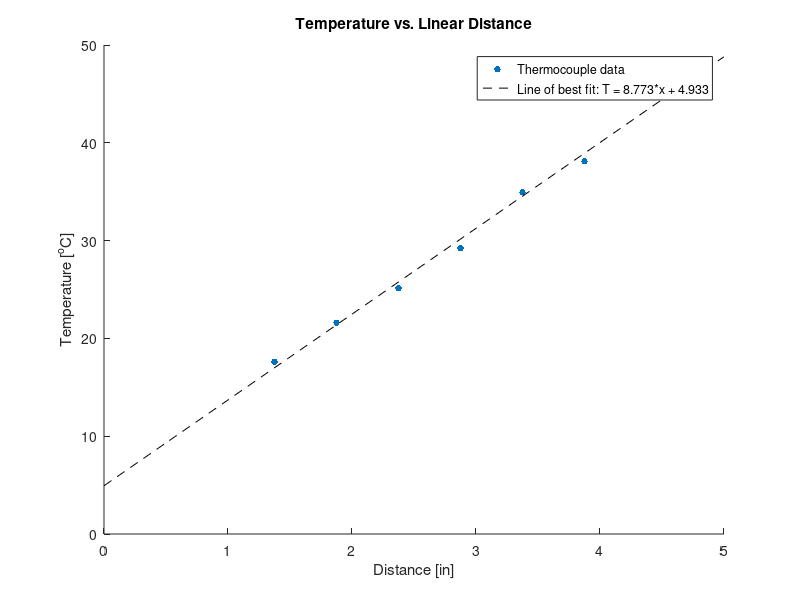
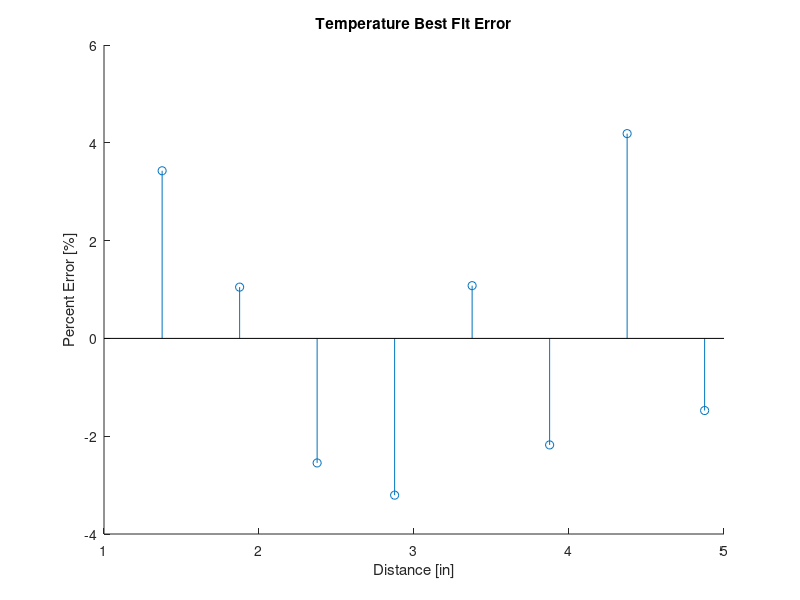

The MATLAB script that drew these images, in order:
%% ASEN 3113 Prelab 2 Question 3: Experimental Steady State Solution
%   - Ian Faber

%% Housekeeping
clc; clear; close all

%% Code
Th = [17.6, 21.61, 25.13, 29.22, 34.92, 38.10, 45.21, 47.01];
x = 1.375:0.5:1.375+7*0.5;

xLine = 0:0.5:x(end)+0.5;

coef = polyfit(x,Th,1);

T = polyval(coef, xLine); 

T0 = polyval(coef,0)
H = coef(1,1)

TLine = polyval(coef,x);
error = 100*(Th - TLine)./Th;

lineLabel = sprintf("Line of best fit: T = %.3f*x + %.3f", coef(1,1), coef(1,2))

figure
hold on
title("Temperature vs. Linear Distance")
plot(x,Th, '.', 'MarkerSize',15)
plot(xLine,T,'k--')
xlabel("Distance [in]")
ylabel("Temperature [^oC]")
legend("Thermocouple data",lineLabel,'Location','best')

figure
hold on
title("Temperature Best Fit Error")
stem(x,error)
xlabel("Distance [in]")
ylabel("Percent Error [%]")
